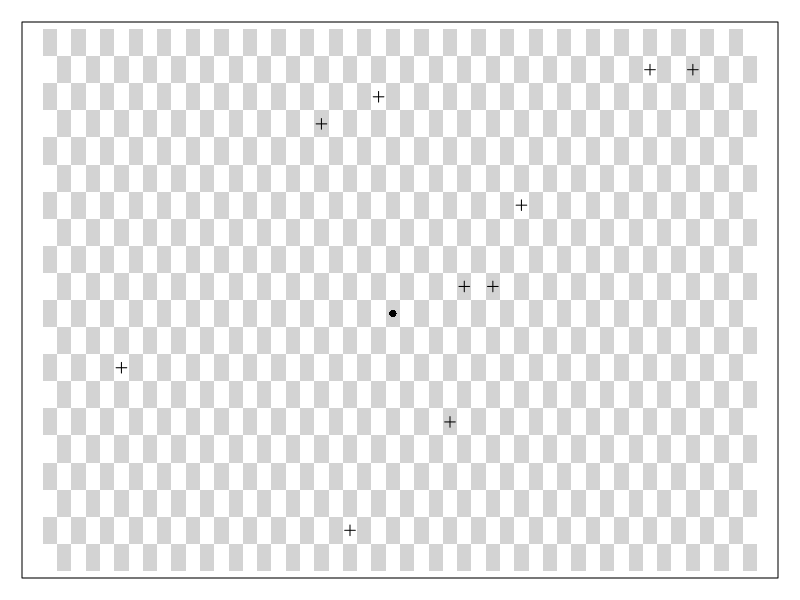
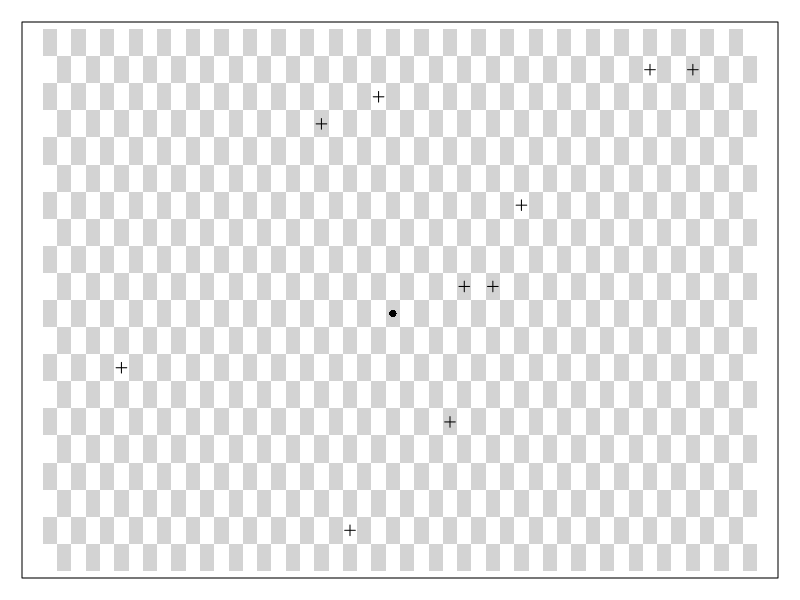
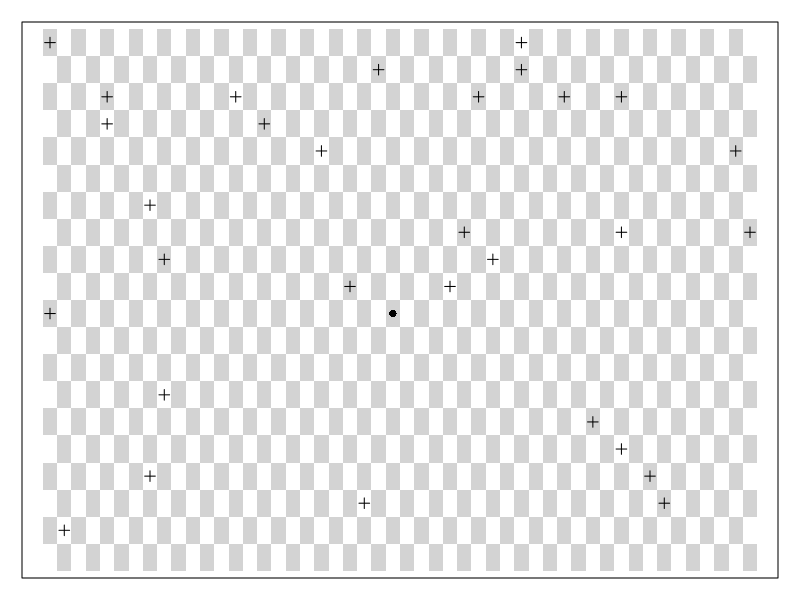
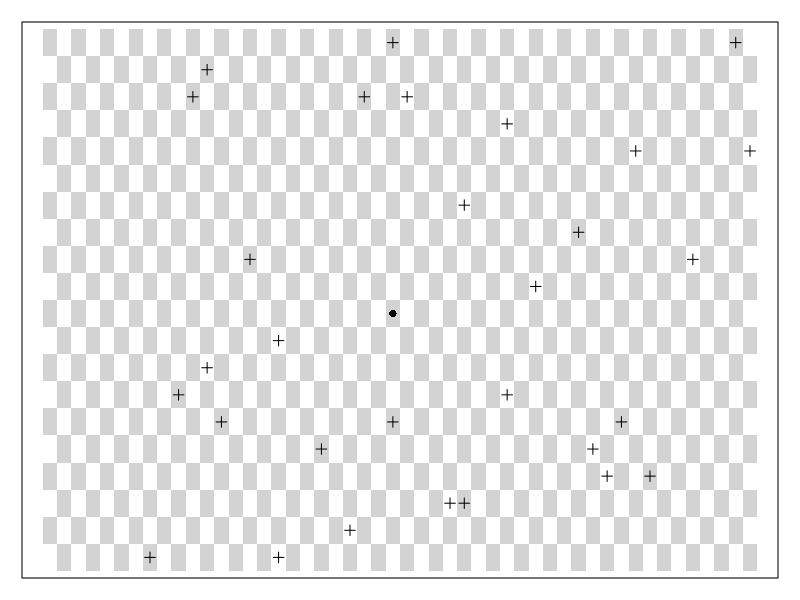

Source code (R) for these figures, in order:
library(R6)

Robots <- R6Class('Robots', 
                  public = list(
                    nrow=20,
                    ncol=50,
                    player=matrix(ncol=2, nrow=1),
                    corpse=matrix(NA, ncol=2, nrow=1),
                    robots=matrix(ncol=2, nrow=0),
                    piles=matrix(ncol=2, nrow=0),
                    initialize= function(nrobots=10) {
                      self$player[1,] <- c(round(self$ncol/2), round(self$nrow/2))
                      self$robots <- matrix(nrow=nrobots, ncol=2)
                      self$robots[,1] <- sample(self$ncol, nrobots, replace=TRUE)
                      self$robots[,2] <- sample(self$nrow, nrobots, replace=TRUE)
                      dups <- which(duplicated(rbind(self$player, self$robots)))-1
                      i <- 0
                      while(length(dups)) {
                        i <- i + 1
                        if(i > 100) stop('unable to place robots in clear space')
                        self$robots[dups,1] <- sample(self$ncol, length(dups), replace=TRUE)
                        self$robots[dups,2] <- sample(self$nrow, length(dups), replace=TRUE)
                        dups <- which(duplicated(rbind(self$player, self$robots)))-1
                      }
                      if(self$auto.print) self$print()
                      if(self$auto.plot) self$plot()
                    },
                    robot.pch=3,
                    player.pch=16,
                    pile.pch=8,
                    robot.char='+',
                    player.char='O',
                    pile.char='*',
                    corpse.char='X',
                    auto.plot=TRUE,
                    auto.print=FALSE,
                    plot = function() {
                      old.par <- par(mar=rep(1,4)+0.1)
                      on.exit(par(old.par))
                      plot.new()
                      plot.window(xlim=c(1,self$ncol), ylim=c(1,self$nrow))
                      tmp <- matrix(0, nrow=self$ncol, ncol=self$nrow)
                      tmp <- (row(tmp) + col(tmp)) %% 2
                      image(seq_len(self$ncol), seq_len(self$nrow), tmp, col=c('white','lightgrey'), add=TRUE)
                      box()
                      points(self$player, pch=self$player.pch)
                      points(self$corpse, pch=self$player.pch, col='red')
                      points(self$robots, pch=self$robot.pch)
                      points(self$piles,  pch=self$pile.pch)
                      d <- apply(self$robots, 1, function(x){
                        (x[1]-self$player[1])^2 + (x[2]-self$player[2])^2
                      })
                      if(nrow(self$player) & any(d < 3)){ title(main='Warning: Robot within 1 move')}
                    },
                    print = function() {
                      tmp <- matrix(" ", ncol=self$ncol, nrow=self$nrow)
                      tmp[self$player[,2:1, drop=FALSE]] <- self$player.char
                      tmp[self$robots[,2:1, drop=FALSE]] <- self$robot.char
                      tmp[self$piles[,2:1, drop=FALSE]]  <- self$pile.char
                      tmp[self$corpse[,2:1, drop=FALSE]] <- self$corpse.char
                      tmp <- tmp[rev(seq_len(self$nrow)),]
                      tmp <- cbind("|", tmp, "|")
                      tmp <- rbind("-", tmp, "-")
                      tmp2 <- apply(tmp, 1, paste, collapse='')
                      tmp3 <- paste(tmp2, collapse='\n')
                      cat(tmp3,"\n")
                      d <- apply(self$robots, 1, function(x){
                        (x[1]-self$player[1])^2 + (x[2]-self$player[2])^2
                      })
                      if(nrow(self$player) & any(d < 3)){ cat('Warning: Robot within 1 move\n')}
                    },
                    safe.teleport = TRUE,
                    move.mat = matrix(c('NW', 'W', 'SW',
                                         'N', '.', 'S',
                                         'NE', 'E', 'SE'), 3, 3),
                    move = function(dir) {
                      steps <- 1
                      d1 <- sub('[0-9]+', '', dir)
                      d2 <- as.numeric(sub('[^0-9]+', '', dir))
                      w <- which(self$move.mat == toupper(d1))
                      if(length(w) == 0) {
                        if(toupper(d1)=="T") {
                          self$player[1] <- sample(self$ncol,1)
                          self$player[2] <- sample(self$nrow,1)
                          while(self$safe.teleport){
                            d <- apply(rbind(self$robots,self$piles), 1, function(x){
                              (x[1]-self$player[1])^2 + (x[2]-self$player[2])^2
                            })
                            if(nrow(self$player) & any(d<3)) {
                              self$player[1] <- sample(self$ncol,1)
                              self$player[2] <- sample(self$nrow,1)
                            } else {
                              self$safe.teleport <- FALSE
                            }
                          }
                        }
                        w <- 5
                      }
                      if(!is.na(d2)) {
                        steps <- d2
                      }
                      for(i in seq_len(steps)) {
                        if( (w %in% c(1,4,7)) && self$player[2] < self$nrow) {
                          self$player[2] <- self$player[2] + 1
                        }
                        if( (w %in% c(3,6,9)) && self$player[2] > 1) {
                          self$player[2] <- self$player[2] - 1
                        }
                        if( (w %in% c(1,2,3)) && self$player[1] > 1 ) {
                          self$player[1] <- self$player[1] - 1
                        }
                        if( (w %in% c(7,8,9)) && self$player[1] < self$ncol) {
                          self$player[1] <- self$player[1] + 1
                        }
                        self$robots[,1] <- self$robots[,1] + sign(self$player[1]-self$robots[,1])
                        self$robots[,2] <- self$robots[,2] + sign(self$player[2]-self$robots[,2])
                        if(anyDuplicated(rbind(self$player, self$robots, self$piles))) {
                          w <- duplicated(rbind(self$robots, self$piles)) | duplicated(rbind(self$robots, self$piles), fromLast=TRUE)
                          w <- w[seq_len(nrow(self$robots))]
                          self$piles <- unique(rbind(self$piles, self$robots[w,]))
                          self$robots <- self$robots[!w,,drop=FALSE]
                          if(nrow(self$robots)==0) {
                            cat("Congratulations!")
                          }
                          if(duplicated(rbind(self$player, self$robots, self$piles), fromLast=TRUE)[1]) {
                            cat("You have been munched by a robot\n")
                            self$corpse <- self$player
                            self$player <- self$player[numeric(0),]
                          }
                        }
                      }
                      if(self$auto.print) self$print()
                      if(self$auto.plot) { 
                        self$plot()
                        if(length(self$player)==0) {
                          title(main='You have been munched by a robot')
                          return(invisible(1))
                        }
                        if(nrow(self$robots)==0) {
                          title(main='Congratulations!')
                          return(invisible(1))
                        }
                      }
                    }
                  ))

r <- Robots$new()
r$plot()
r$print()

## interactive graphics ----

dev.new()
r <- Robots$new(30)
getGraphicsEvent(
  prompt='Ready',
  onKeybd=function(A){
    switch(A,
           q=r$move('nw'),
           w=r$move('n'),
           e=r$move('ne'),
           a=r$move('w'),
           s=r$move('.'),
           d=r$move('e'),
           z=r$move('sw'),
           x=r$move('s'),
           c=r$move('se'),
           t=r$move('t'),
           ' '=r$move('.'))
  }
)

dev.new(width=6, height=3, noRStudioGD = TRUE)
r <- Robots$new(30)
getGraphicsEvent(
  prompt='Ready',
  onKeybd=function(A){
    switch(A,
           "'"=r$move('nw'),
           ","=r$move('n'),
           "."=r$move('ne'),
           a=r$move('w'),
           o=r$move('.'),
           e=r$move('e'),
           ";"=r$move('sw'),
           q=r$move('s'),
           j=r$move('se'),
           t=r$move('t'),
           y=r$move('t'),
           ' '=r$move('.'))
  }
)

